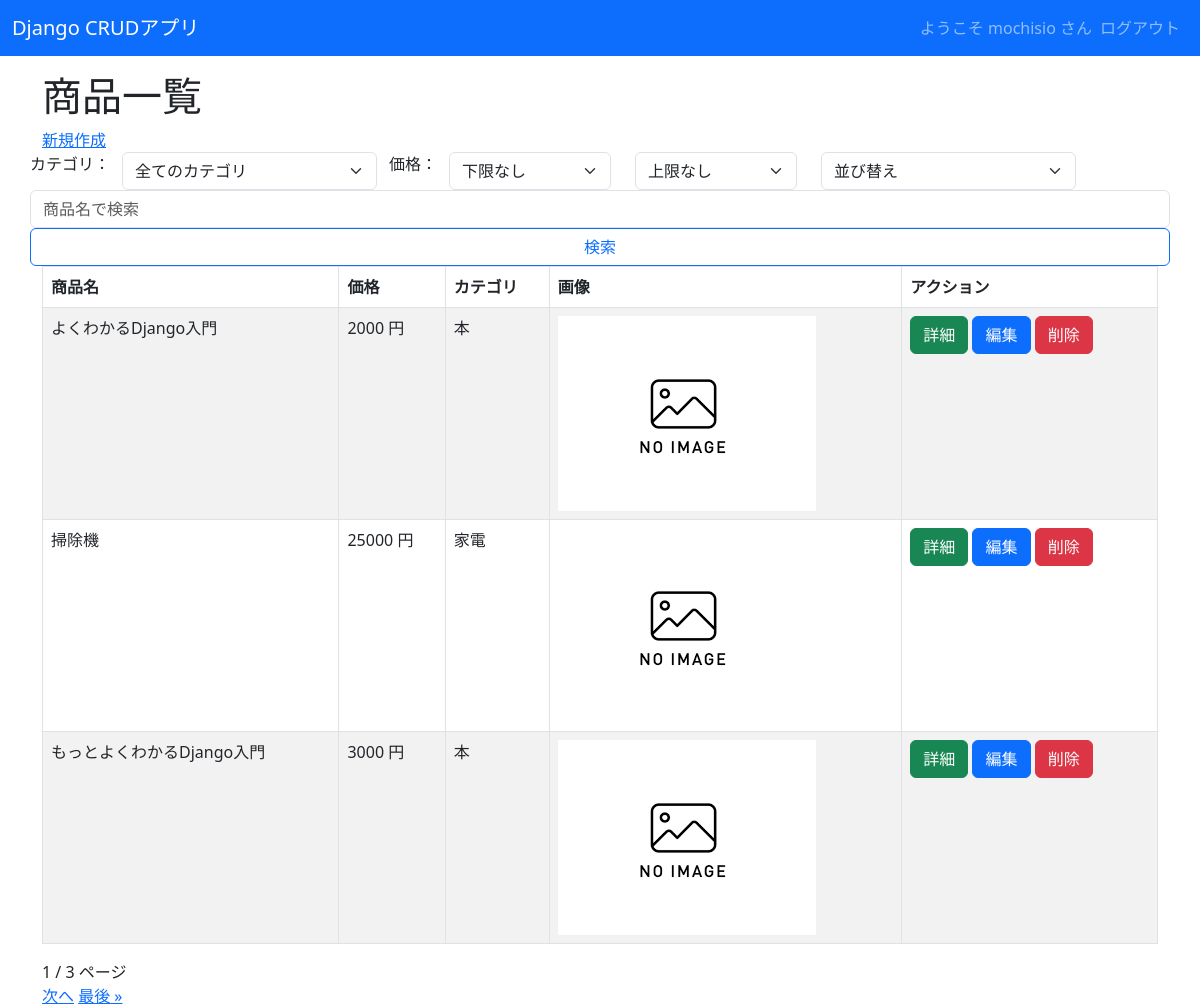
Screenshot of /crud/ (signed in) with the database file from the repository.
### crud/models.py (models this page shows, shortened)
class Product(models.Model):
    name = models.CharField(max_length=200)
    price = models.PositiveIntegerField()
    category = models.ForeignKey(Category, on_delete=models.CASCADE)
    img = models.ImageField(blank=True, default='noImage.png')
    explain =models.TextField(blank=True,null=True)

class Category(models.Model):
    name =models.CharField(max_length=200)
    def __str__(self):
         return self.name

### crud/views.py (the view)
# urls.py: path('crud/', views.ProductListView.as_view(), name="list"),
class ProductListView(LoginRequiredMixin,ListView):
    model = Product
    paginate_by =3
    def get_queryset(self):
        queryset = super().get_queryset()
        query = self.request.GET.get('q')
        category_id = self.request.GET.get('category')
        min_price = self.request.GET.get('min_price')
        max_price = self.request.GET.get('max_price')
        ordering = self.request.GET.get('ordering')
        print(f"query: {query}, category_id: {category_id}, min_price: {min_price}, max_price: {max_price}")
        if query:
            queryset = queryset.filter(Q(name__icontains=query))
        if category_id and category_id != 'all':
            queryset = queryset.filter(category_id=category_id)
        if min_price is not None:
          try:
               min_price= int(min_price)
               queryset = queryset.filter(price__gte=min_price)
          except ValueError:
               min_price= 0
        if max_price is not None:
          try:
               max_price= int(max_price)
               queryset = queryset.filter(price__lte=max_price)
          except ValueError:
               max_price= 99999999
        if ordering:
               queryset = queryset.order_by(ordering)
        return queryset
    def get_context_data(self, **kwargs):
        context = super().get_context_data(**kwargs)
        context['categories'] = Category.objects.all()
        context['min_price'] = self.request.GET.get('min_price', '')
        context['max_price'] = self.request.GET.get('max_price', '')
        context['price_choices'] = [0,1000,3000,5000,10000,50000]
        return context

### crud/templates/crud/product_list.html (shortened to what this page needs)
{% extends "base.html" %}
 {% block content %}
 <h1>商品一覧</h1>
 <a href="{% url 'new' %}">新規作成</a>
 <form class="d-flex row " action="{% url 'list' %}" method="get">
    <div class="row">
        カテゴリ：
        <div class="col-md-3">
            <select name="category" class="form-select">
                <option value="all">全てのカテゴリ</option>
            </select>
        </div>
        価格：
        <div class="col-md-2">
            <select name="min_price" class="form-select">
                <option value="">下限なし</option>
            </select>
        </div>
        <div class="col-md-2">
            <select name="max_price" class="form-select">
                <option value="">上限なし</option>
            </select>
        </div>
        <div class="col-md-3">
            <select name="ordering" class="form-select me-2">
                <option value="" {% if not ordering %}selected{% endif %}>並び替え</option>
            </select>
        </div>
    </div>
    <input name="q" class="form-control " type="search" placeholder="商品名で検索" aria-label="Search" value={{request.GET.q}}>
    <button class="btn btn-outline-primary" type="submit">検索</button>
</form>
  <table class="table table-striped table-hover table-bordered">
     <thead>
         <tr>
             <th>商品名</th>
             <th>価格</th>
             <th>カテゴリ</th>
             <th>画像</th>
             <th>アクション</th>
         </tr>
     </thead>
     {% for product in object_list %}
     <tr>
         <td>{{ product.name }}</td>
         <td>{{ product.price }} 円</td>
         <td>{{ product.category }}</td>
         <td><img src="{{ product.img.url }}" style="width:100px height:auto;"></td>
         <td>
            <button class="btn btn-success" onclick="location.href='{% url 'detail' pk=product.pk %}'">詳細</button>
            <button class="btn btn-primary" onclick="location.href='{% url 'edit' pk=product.pk %}'">編集</button>
            <button class="btn btn-danger" onclick="location.href='{% url 'delete' pk=product.pk %}'">削除</button>
         </td>
     </tr>
     {% endfor %}
 </table>
 {{ page_obj.number }} / {{ page_obj.paginator.num_pages }} ページ<br>
 {% if page_obj.has_next %}
 <a href="?q={{request.GET.q}}&category={{request.GET.category}}&min_price={{request.GET.min_price}}&max_price={{requset.GET.max_price}}&page={{ page_obj.next_page_number }}">次へ</a>
 <a href="?q={{request.GET.q}}&category={{request.GET.category}}&min_price={{request.GET.min_price}}&max_price={{requset.GET.max_price}}&page={{ page_obj.paginator.num_pages }}">最後 &raquo;</a>
 {% endif %}
  {% endblock %}

### crud/templates/base.html (shortened to what this page needs)
<!DOCTYPE html>
<html lang="ja">
<head>
    <link href="https://cdn.jsdelivr.net/npm/bootstrap@5.3.0-alpha3/dist/css/bootstrap.min.css" rel="stylesheet">
</head>
<body>
    <nav class="navbar navbar-expand-lg navbar-dark bg-primary" style="margin-bottom: 1rem;">
        <div class="container-fluid">
            <a class="navbar-brand" href="{% url 'list' %}">Django CRUDアプリ</a>
            <div class="collapse navbar-collapse" id="navbarNav">
                <ul class="navbar-nav ms-auto">
                    {% if request.user.is_authenticated %}
                    <span class="navbar-text">
                        ようこそ {{ user.get_username }} さん
                    </span>
                    <li class="nav-item">
                        <form action="{% url 'logout' %}" method="post">
                            <input class="nav-link" type="submit" value="ログアウト">
                        </form>
                    </li>
                    {% else %}
                    <li class="nav-item">
                        <a class="nav-link" href="{% url 'login' %}">ログイン</a>
                    </li>
                    {% endif %}
                </ul>
            </div>
        </div>
    </nav>
    <div class="container">
        {% block content %}{% endblock %}
    </div>
</body>
</html>

### rows the page displays
Product: name "よくわかるDjango入門", price "2000", category "本", img (placeholder picture)
Product: name "掃除機", price "25000", category "家電", img (placeholder picture)
Product: name "もっとよくわかるDjango入門", price "3000", category "本", img (placeholder picture)

### other values shown
{{ user.get_username }} "mochisio"
{{ page_obj.number }} "1"
{{ page_obj.paginator.num_pages }} "3"
